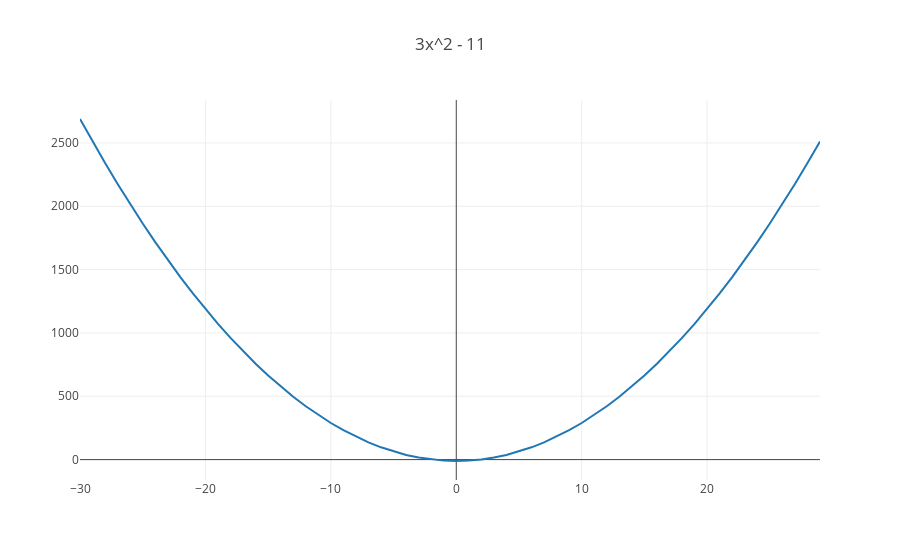

Notebook cell for this chart:
### Code cell
import plotly
from plotly.offline import iplot, init_notebook_mode
init_notebook_mode(connected=True)

from graph import plot, trace_values

x_values = list(range(-30, 30, 1))
y_values = list(map(lambda x: output_at(three_x_squared_minus_eleven, x),x_values))

three_x_squared_minus_eleven_trace  = trace_values(x_values, y_values, mode = 'lines')
plot([three_x_squared_minus_eleven_trace], {'title': '3x^2 - 11'})

### Figure 1 — Plotly figure (JSON) as saved in the notebook; plotly's stock layout.template omitted (floating-point values rounded to 4 significant figures)
{"data": [{"mode": "lines", "name": "data", "text": [], "type": "scatter", "uid": "4b5eead2-d722-11e8-9da7-34159e1c7ef8", "x": [-30, -29, -28, -27, -26, -25, -24, -23, -22, -21, -20, -19, -18, -17, -16, -15, -14, -13, -12, -11, -10, -9, -8, -7, -6, -5, -4, -3, -2, -1, 0, 1, 2, 3, 4, 5, 6, 7, 8, 9, 10, 11, 12, 13, 14, 15, 16, 17, 18, 19, 20, 21, 22, 23, 24, 25, 26, 27, 28, 29], "y": [2689, 2512, 2341, 2176, 2017, 1864, 1717, 1576, 1441, 1312, 1189, 1072, 961, 856, 757, 664, 577, 496, 421, 352, 289, 232, 181, 136, 97, 64, 37, 16, 1, -8, -11, -8, 1, 16, 37, 64, 97, 136, 181, 232, 289, 352, 421, 496, 577, 664, 757, 856, 961, 1072, 1189, 1312, 1441, 1576, 1717, 1864, 2017, 2176, 2341, 2512]}], "layout": {"title": "3x^2 - 11"}}
